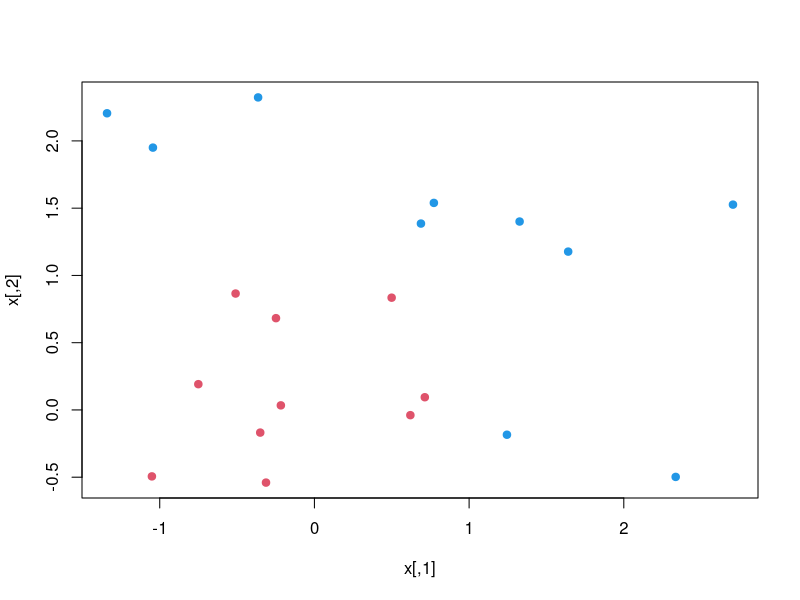
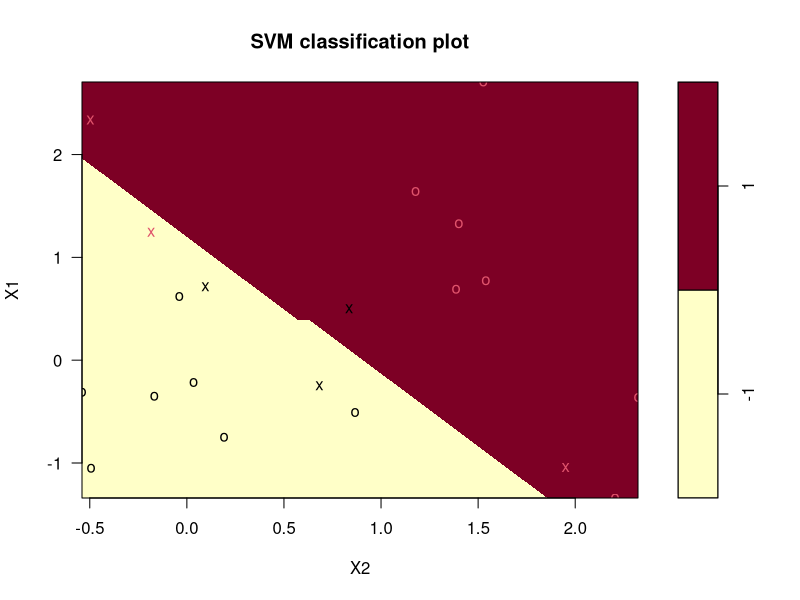
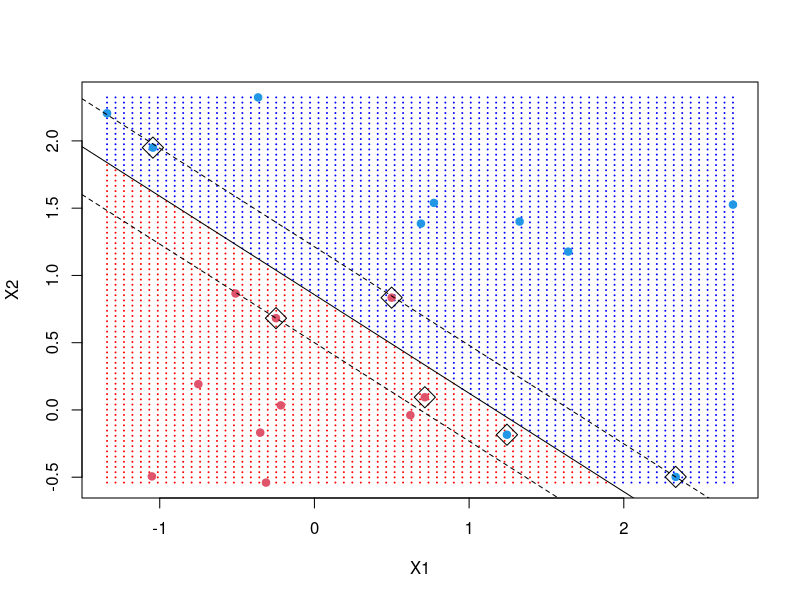
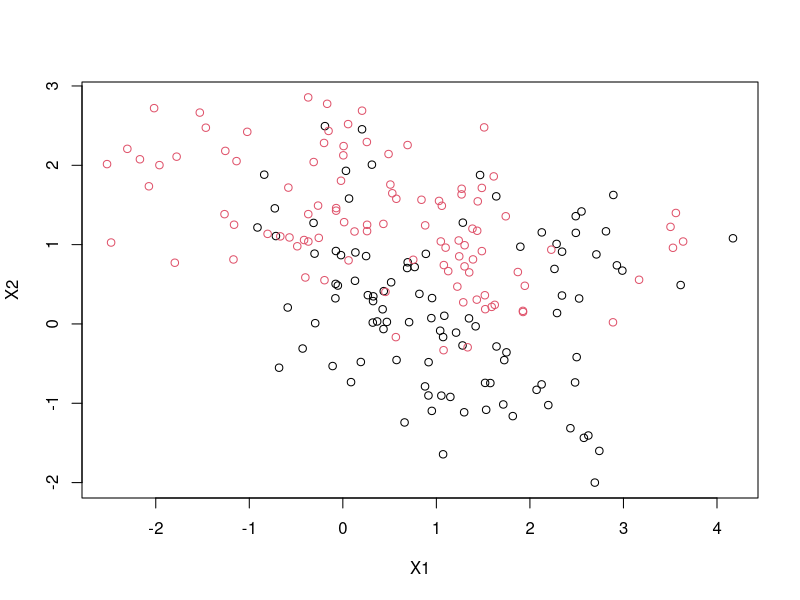
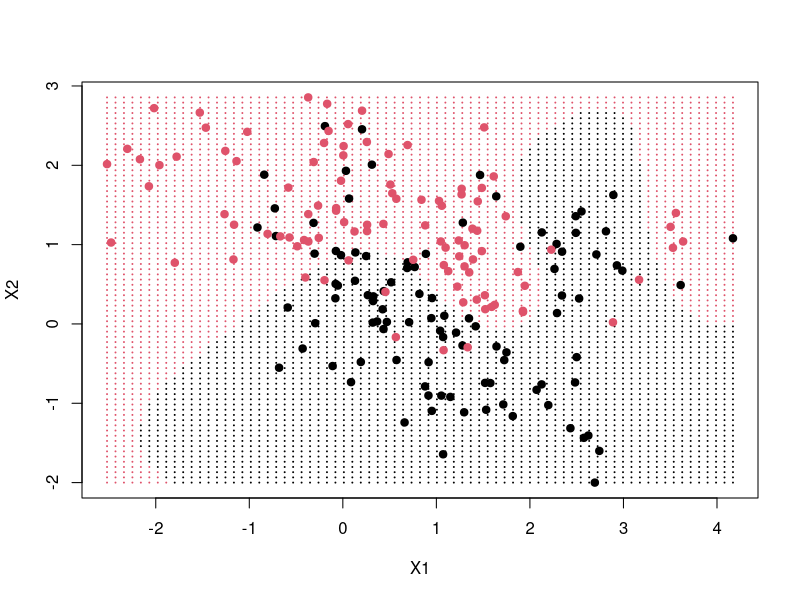

These charts were generated, in order, by the following R code:
## ---- chunk 1
set.seed(10111)
x=matrix(rnorm(40),20,2)
y=rep(c(-1,1),c(10,10))
x[y==1,]=x[y==1,]+1
dat = data.frame(x,y=as.factor(y))
plot(x,col=y+3,pch=19)
## ---- chunk 2
library(e1071)
modelo.linear = svm(y~.,data=dat,kernel="linear",cost=2,scale=F)
summary(modelo.linear)
## ---- chunk 3
library(e1071)
modelo.linear = svm(y~.,data=dat,kernel="linear",cost=10,scale=F)
summary(modelo.linear)
## ---- chunk 4
support_vectors = x[modelo.linear$index,]
support_vectors
## ---- chunk 5
plot(modelo.linear,dat)
## ---- chunk 6
intervalo=apply(x,2,range)
x1 = seq(from=intervalo[1,1],to=intervalo[2,1],length=75)
x2 = seq(from=intervalo[1,2],to=intervalo[2,2],length=75)
xgrid = expand.grid(X1=x1,X2=x2) # cria um espaço contínuo

ygrid=predict(modelo.linear,xgrid)

plot(xgrid,col=c('red','blue')[as.numeric(ygrid)],pch=20,cex=.2)

# pontos originais
points(x,col=y+3,pch=19)

# suport vectors
points(support_vectors,pch=5,cex=2)

# Adicionado as margens (decision boundary):
beta=drop( t(modelo.linear$coefs) %*% support_vectors )
beta0=modelo.linear$rho
abline(beta0/beta[2],-beta[1]/beta[2])

# margem superior
abline((beta0-1)/beta[2],-beta[1]/beta[2],lty=2)

# margem inferior
abline((beta0+1)/beta[2],-beta[1]/beta[2],lty=2)
## ---- chunk 7
set.seed(1)
cv_svm = tune(svm,y~.,data=dat,kernel="linear",scale=F,
              ranges=list(cost=c(0.001,0.01,0.1,1,5,10,100)))
summary(cv_svm)
## ---- chunk 8
melhor_modelo = cv_svm$best.model
summary(melhor_modelo)
## ---- chunk 9
data = read.csv('data/svm_nonlinear.csv')
data$y = as.factor(data$y)
plot(data[,2:3],col=as.numeric(data$y))
modelo_nao_linear=svm(y~.,data=data,kernel="radial",cost=5,scale=F)
## ---- chunk 10
intervalo = apply(data[,2:3],2,range)
x1 = seq(from=intervalo[1,1],to=intervalo[2,1],length=75)
x2 = seq(from=intervalo[1,2],to=intervalo[2,2],length=75)
xgrid = expand.grid(X1=x1,X2=x2) # cria um espaço contínuo
ygrid=predict(modelo_nao_linear,xgrid)

plot(xgrid,col=as.numeric(ygrid),pch=20,cex=.2)

# pontos originais
points(data[,2:3],col=as.numeric(data$y),pch=19)

# support vectors - não sei se está correto
# points(data[modelo_nao_linear$index,2:3],pch=5,cex=2)
